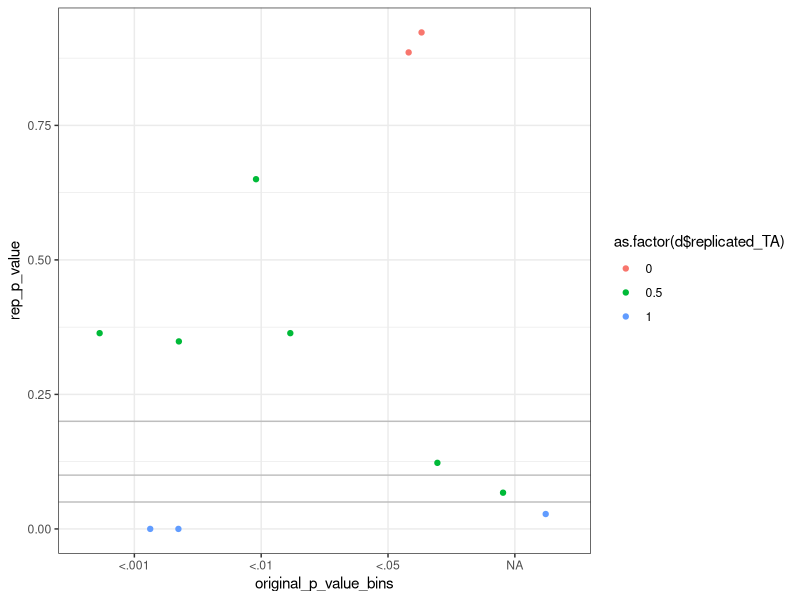

Generate this figure with R: (Note: this script raises an error after producing the figure.)
## ---- chunk 1
rm(list=ls())
library(knitr)
knitr::opts_chunk$set(fig.width=6, fig.height=5, fig.crop = FALSE, 
                      fig.path='figs/', echo=FALSE, warning = FALSE, 
                      cache=TRUE, message = FALSE, sanitize = TRUE)
library(readr)
library(dplyr)
library(xtable)
library(readr)
library(ggplot2)
## ---- chunk 2
project_plan_raw <- read_csv("data/planning_and_outcomes.csv")

project_plan <- project_plan_raw %>%
  filter(`include_in_final_writeup`==1) 

project_data_summary <- read_csv("data/project_data_summary.csv")

d <- left_join(project_plan, project_data_summary, by = c("project_key"))
## ---- chunk 3
ppt <- project_plan %>%
        select(cite, expt_num, open_data,
               open_materials, original_on_turk, original_n,collected_n)

names(ppt) = c("Citation", "Expt", "Data", "Materials", "Turk?", 
               "N (orig)","N (rep)")

# print(xtable(ppt, caption = "Summary of attempted replications", 
#        label = "tab:summary"), include.rownames=FALSE)
## ---- chunk 4
table(d$replicated_TA,d$replicated_student) # Make prettier
#mean(d$replicated_team)
## ---- chunk 5
d$original_p_value_bins <- NA
d$original_p_value_bins[d$original_p_value %in% c("<.05","0.04")] <- "<.05"
d$original_p_value_bins[d$original_p_value %in% c("0.007","0.001")] <- "<.01"
d$original_p_value_bins[d$original_p_value %in% c("<.001","< .001")] <- "<.001"
d$rep_p_value_05 <- d$rep_p_value < .05
## ---- chunk 6
ggplot(d,aes(x=original_p_value_bins,y=rep_p_value, color=as.factor(d$replicated_TA))) +
  geom_jitter(height=0, width=.4) +
  theme_bw() + 
  geom_hline(yintercept=c(0.05,0.1,0.2), color="gray")
## ---- chunk 7
d$original_ES <- as.numeric(gsub(".*=(.*)","\\1", d$original_ES_text))
#Ensure that effect size is given in same units... Make beautiful ci chart here...

## ---- chunk 8
getBF <- function(t_stat, t_df) {
  return(log10(ttest.tstat(t = t_stat, n1 = t_df, rscale = 1, simple = T)))
};

tstatDF <- d %>%
  filter(original_t_stat != "NA") %>%
  select(project_key, original_t_stat, original_t_df, rep_t_stat, rep_t_df) %>%
  rowwise() %>%
  mutate(origBF = getBF(original_t_stat, original_t_df)) %>%
  rowwise() %>%
  mutate(repBF = getBF(rep_t_stat, rep_t_df))

ggplot(tstatDF, aes(x = origBF, y = repBF, size = rep_t_df/original_t_df)) +
  geom_point()+
  theme_bw()+
  xlim(-2, 30) +
  ylim(-2, 30) +
  geom_hline(aes(yintercept = 10), linetype = 2)+
  geom_hline(aes(yintercept = 3), linetype = 2)+
  geom_hline(aes(yintercept = 1/3), linetype = 2)+
  geom_hline(aes(yintercept = 1/10), linetype = 2)+
  geom_vline(aes(xintercept = 10), linetype = 2)+
  geom_vline(aes(xintercept = 3), linetype = 2)+
  geom_vline(aes(xintercept = 1/3), linetype = 2)+
  geom_vline(aes(xintercept = 1/10), linetype = 2)

  # scale_x_log10(limits = c(-50, 100)) +
  # scale_y_log10(limits = c(-50, 10)) 


## ---- chunk 9
d %>% 
  group_by(original_on_turk) %>%
  summarise(replicated_TA = mean(replicated_TA))
## ---- chunk 10
project_plan %>% 
  group_by(open_materials) %>%
  summarise(replicated = mean(replicated_TA))
